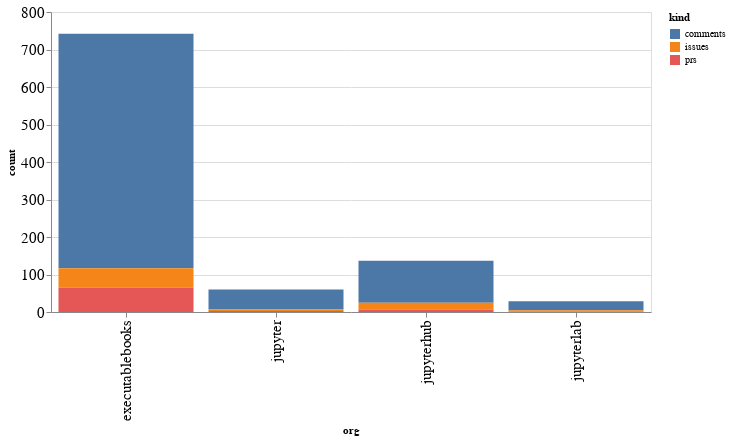

The cell this chart's notebook holds for it:
### Code cell
alt.Chart(org_summaries, width=600).mark_bar().encode(
    x='org',
    y='count',
    color='kind',
    tooltip="org"
)

### Figure 1 — Vega-Lite specification as saved in the notebook (floating-point values rounded to 4 significant figures)
{"config": {"axisLeft": {"labelFontSize": 15}, "axisBottom": {"labelFontSize": 15}}, "data": {"name": "data-190bdd9e8395fa3e5a12075b2e0d18db"}, "mark": "bar", "encoding": {"color": {"type": "nominal", "field": "kind"}, "tooltip": {"type": "nominal", "field": "org"}, "x": {"type": "nominal", "field": "org"}, "y": {"type": "quantitative", "field": "count"}}, "width": 600, "$schema": "https://vega.github.io/schema/vega-lite/v4.8.1.json", "datasets": {"data-190bdd9e8395fa3e5a12075b2e0d18db": [{"org": "executablebooks", "kind": "comments", "count": 625}, {"org": "executablebooks", "kind": "issues", "count": 52}, {"org": "executablebooks", "kind": "prs", "count": 65}, {"org": "jupyter", "kind": "comments", "count": 53}, {"org": "jupyter", "kind": "issues", "count": 4}, {"org": "jupyter", "kind": "prs", "count": 3}, {"org": "jupyterhub", "kind": "comments", "count": 112}, {"org": "jupyterhub", "kind": "issues", "count": 18}, {"org": "jupyterhub", "kind": "prs", "count": 7}, {"org": "jupyterlab", "kind": "comments", "count": 24}, {"org": "jupyterlab", "kind": "issues", "count": 4}, {"org": "jupyterlab", "kind": "prs", "count": 1}]}}
